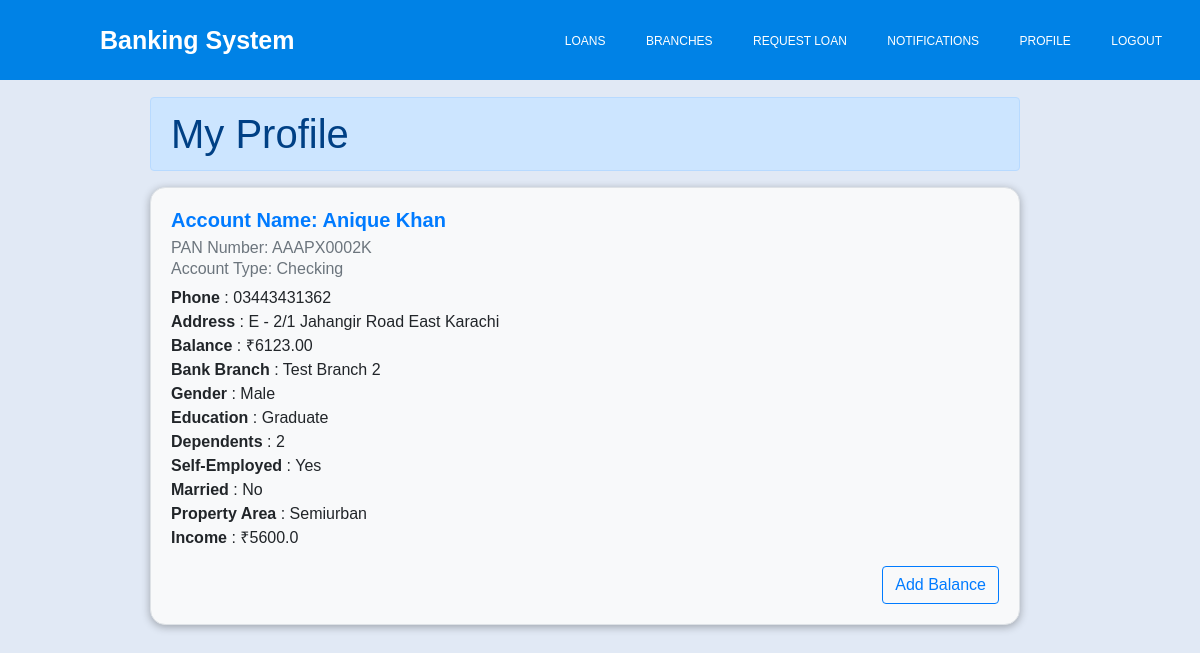
The page /my-profile (signed in) on the database as committed earlier.
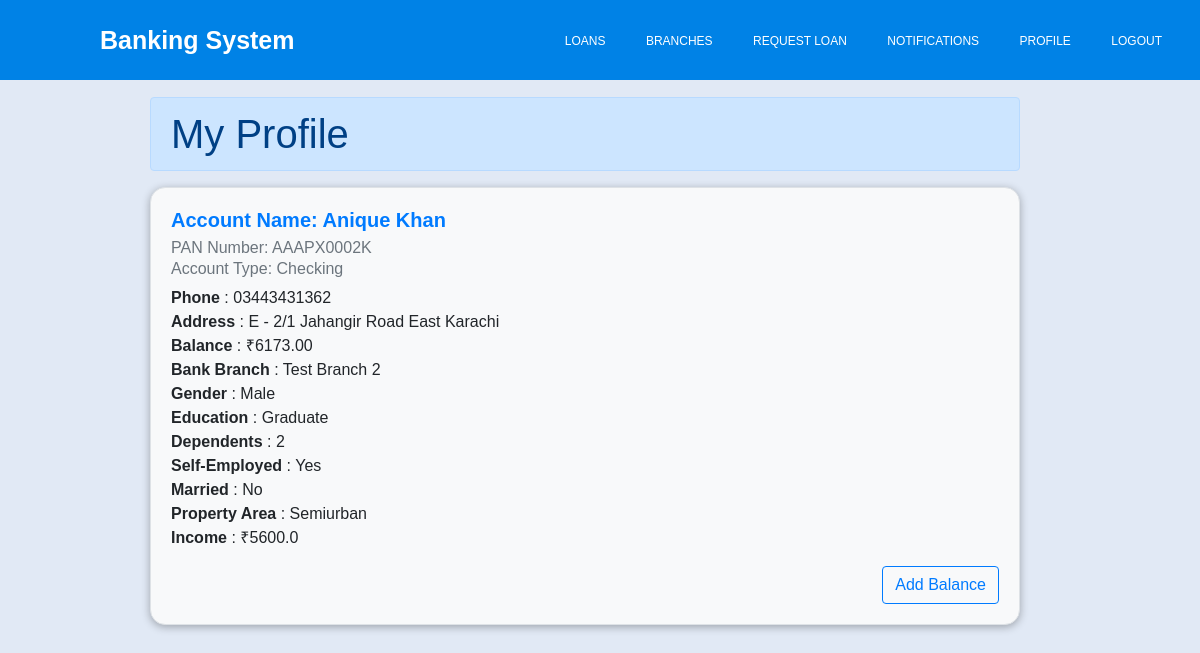
The same page on the database as committed later.
### bank_management/models.py (models this page shows, shortened)
class Account(models.Model):
    account_type = models.CharField(max_length=15, choices=ACCOUNT_TYPES)
    balance = models.DecimalField(max_digits=10, decimal_places=2,default=0)
    hold_by = models.ForeignKey(User, on_delete=models.CASCADE)
    branch = models.ForeignKey(Branch, on_delete=models.CASCADE)

class Branch(models.Model):
    name = models.CharField(max_length=100)
    address = models.CharField(max_length=200)
    code = models.CharField(max_length=10, unique=True)
    class Meta:
        verbose_name_plural = 'Branches'
    def __str__(self):
        return self.name

### bank_management/views.py (the view)
# urls.py: path("my-profile",my_profile,name='my-profile'),
@login_required
def my_profile(request):
    profile = request.user
    account = Account.objects.filter(hold_by=profile).first()
    context = {
        "account":account,
        "profile":profile,
    }
    return render(request,"my-profile.html",context)

### banking_system/templates/my-profile.html (shortened to what this page needs)
{% extends 'base.html' %} {% block content %}
<div class="row mt-2" style="width: 100%">
  <div class="col">
    <h1
      class="alert alert-primary"
      style="margin-right: 150px; margin-left: 150px"
    >
      My Profile
    </h1>
    <div
      class="card mt-2"
      style="
        background-color: #f8f9fa;
        border: 1px solid #dee2e6;
        border-radius: 0.95rem;
        box-shadow: 0 0.125rem 0.5rem rgba(0, 0, 0, 0.3);
        margin-left: 150px;
        margin-right: 150px;
      "
    >
      <div class="card-body">
        <h5
          class="card-title"
          style="color: #007bff; font-size: 1.25rem; font-weight: bold"
        >
          Account Name: {{profile.account_name}}
        </h5>
        <h6 class="card-subtitle mb-2 text-muted">
          PAN Number: {{profile.pan_number}}
        </h6>
        <h6 class="card-subtitle mb-2 text-muted">
          Account Type: {{account.get_account_type_display}}
        </h6>
        <p class="card-text">
          {% if profile.phone %} <b>Phone</b> : {{profile.phone}}
          <br />{% endif %} {% if profile.address %}
          <b>Address</b> : {{profile.address}} <br />{% endif %}
          <b>Balance</b> : &#8377;{{account.balance}} <br />
          <b>Bank Branch</b> : {{account.branch}} <br />
          <b>Gender</b> : {{user.get_gender_display}} <br />
          <b>Education</b> : {{user.get_education_display}} <br />
          <b>Dependents</b> : {{user.get_dependents_display}} <br />
          <b>Self-Employed</b> : {{user.get_self_employed_display}} <br />
          <b>Married</b> : {{user.get_married_display}} <br />
          <b>Property Area</b> : {{user.get_property_area_display}} <br />
          <b>Income</b> : &#8377;{{user.applicant_income}} <br />
        </p>
        <button
          type="button"
          class="btn btn-outline-primary float-end"
          data-toggle="modal"
          data-target="#addBalanceModal"
        >
          Add Balance
        </button>
      </div>
    </div>
  </div>
</div>
{% endblock content %}

Rows that differ between the two databases and show on the page:
changed Account "Checking": balance "6123.00" → "6173.00"
